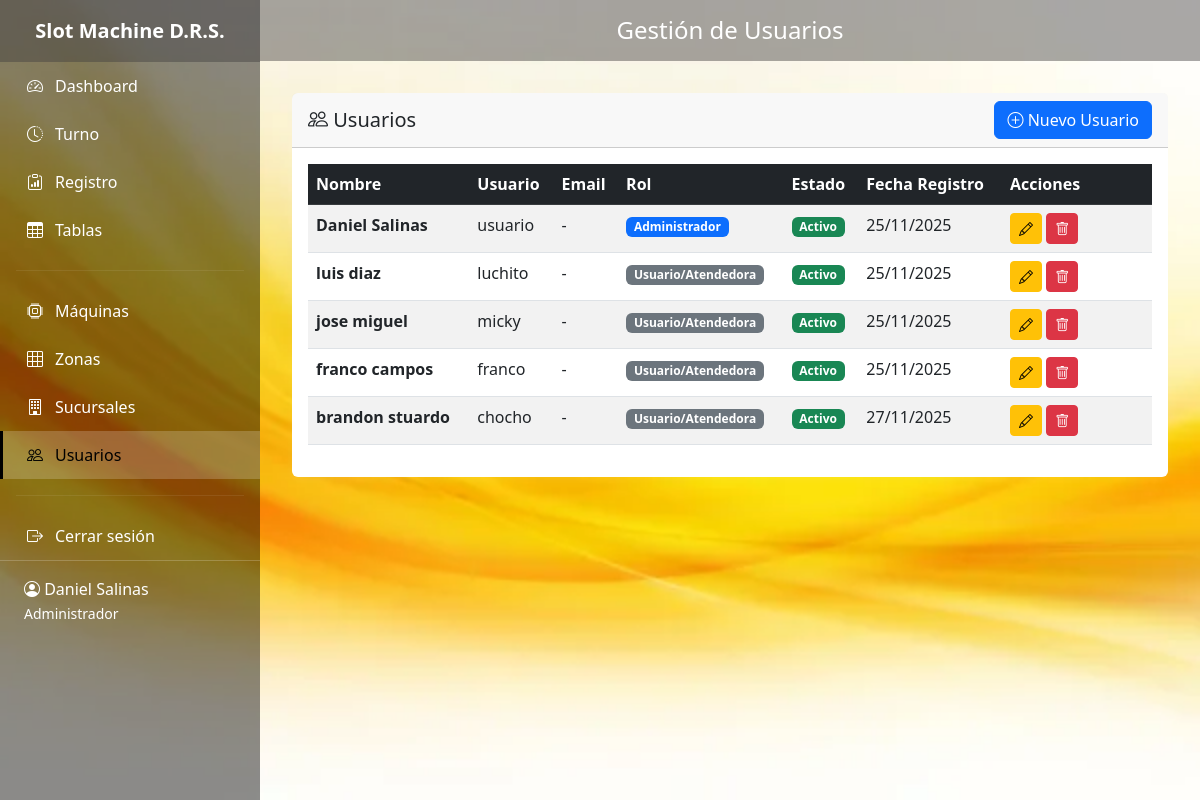
The app's page /usuarios/ (signed in) with its own data.
### control/models.py (models this page shows, shortened)
class Usuario(AbstractUser):
    ROLE_CHOICES = [
        ('admin', 'Administrador'),
        ('usuario', 'Usuario/Atendedora'),
    ]
    role = models.CharField(
        max_length=20,
        choices=ROLE_CHOICES,
        default='usuario',
        verbose_name='Rol'
    )
    nombre = models.CharField(max_length=150, verbose_name='Nombre Completo')
    class Meta:
        verbose_name = 'Usuario'
        verbose_name_plural = 'Usuarios'

### control/views.py (the view)
# urls.py: path('usuarios/', views.usuarios_list, name='usuarios_list'),
@login_required
@user_passes_test(is_admin)
def usuarios_list(request):
    usuarios = Usuario.objects.all()
    return render(request, 'usuarios/list.html', {'usuarios': usuarios})

### control/views.py (called while the page is built)
def is_admin(user):
    return user.is_authenticated and user.role == 'admin'

### templates/usuarios/list.html (shortened to what this page needs)
{% extends 'base.html' %}
{% block page_title %}Gestión de Usuarios{% endblock %}
{% block content %}
<div class="card">
    <div class="card-header">
        <div class="d-flex justify-content-between align-items-center">
            <h5 class="mb-0"><i class="bi bi-people"></i> Usuarios</h5>
            <a href="{% url 'control:usuario_create' %}" class="btn btn-primary">
                <i class="bi bi-plus-circle"></i> Nuevo Usuario
            </a>
        </div>
    </div>
    <div class="card-body">
        <div class="table-responsive">
            <table class="table table-striped table-hover">
                <thead class="table-dark">
                    <tr>
                        <th>Nombre</th>
                        <th>Usuario</th>
                        <th>Email</th>
                        <th>Rol</th>
                        <th>Estado</th>
                        <th>Fecha Registro</th>
                        <th width="150">Acciones</th>
                    </tr>
                </thead>
                <tbody>
                    {% for usuario in usuarios %}
                        <tr>
                            <td><strong>{{ usuario.nombre }}</strong></td>
                            <td>{{ usuario.username }}</td>
                            <td>{{ usuario.email|default:"-" }}</td>
                            <td>
                                {% if usuario.role == 'admin' %}
                                    <span class="badge bg-primary">{{ usuario.get_role_display }}</span>
                                {% else %}
                                    <span class="badge bg-secondary">{{ usuario.get_role_display }}</span>
                                {% endif %}
                            </td>
                            <td>
                                {% if usuario.is_active %}
                                    <span class="badge bg-success">Activo</span>
                                {% else %}
                                    <span class="badge bg-danger">Inactivo</span>
                                {% endif %}
                            </td>
                            <td>{{ usuario.date_joined|date:"d/m/Y" }}</td>
                            <td>
                                <a href="{% url 'control:usuario_edit' usuario.pk %}" class="btn btn-sm btn-warning">
                                    <i class="bi bi-pencil"></i>
                                </a>
                                <a href="{% url 'control:usuario_delete' usuario.pk %}" class="btn btn-sm btn-danger">
                                    <i class="bi bi-trash"></i>
                                </a>
                            </td>
                        </tr>
                    {% empty %}
                        <tr>
                            <td colspan="7" class="text-center text-muted">No hay usuarios registrados</td>
                        </tr>
                    {% endfor %}
                </tbody>
            </table>
        </div>
    </div>
</div>
{% endblock %}

### templates/base.html (shortened to what this page needs)
{% load static %}
<!DOCTYPE html>
<html lang="es">
<head>
    <link href="https://cdn.jsdelivr.net/npm/bootstrap@5.3.0/dist/css/bootstrap.min.css" rel="stylesheet">
    <link rel="stylesheet" href="https://cdn.jsdelivr.net/npm/bootstrap-icons@1.11.0/font/bootstrap-icons.css">
    <link rel="stylesheet" href="{% static 'css/custom.css' %}">
</head>
<body>
{% if user.is_authenticated %}
    <aside class="sidebar">
        <div class="sidebar-brand">
            Slot Machine D.R.S.
        </div>
        <ul class="sidebar-nav nav flex-column">
            {% if user.role == 'admin' %}
            <li class="nav-item">
                <a class="nav-link {% if request.resolver_match.url_name == 'dashboard' %}active{% endif %}"
                   href="{% url 'control:dashboard' %}">
                    <i class="bi bi-speedometer2"></i> Dashboard
                </a>
            </li>
            {% endif %}
            <li class="nav-item">
                <a class="nav-link {% if request.resolver_match.url_name == 'turno' %}active{% endif %}"
                   href="{% url 'control:turno' %}">
                    <i class="bi bi-clock-history"></i> Turno
                </a>
            </li>
            <li class="nav-item">
                <a class="nav-link {% if request.resolver_match.url_name == 'registro' %}active{% endif %}"
                   href="{% url 'control:registro' %}">
                    <i class="bi bi-clipboard-data"></i> Registro
                </a>
            </li>
            <li class="nav-item">
                <a class="nav-link {% if request.resolver_match.url_name == 'tablas' %}active{% endif %}"
                   href="{% url 'control:tablas' %}">
                    <i class="bi bi-table"></i> Tablas
                </a>
            </li>
            {% if user.role == 'admin' %}
                <hr class="mx-3" style="border-color: rgba(255,255,255,0.3);">
                <li class="nav-item">
                    <a class="nav-link {% if 'maquinas' in request.path %}active{% endif %}"
                       href="{% url 'control:maquinas_list' %}">
                        <i class="bi bi-cpu"></i> Máquinas
                    </a>
                </li>
                <li class="nav-item">
                    <a class="nav-link {% if 'zonas' in request.path %}active{% endif %}"
                       href="{% url 'control:zonas_list' %}">
                        <i class="bi bi-grid-3x3"></i> Zonas
                    </a>
                </li>
                <li class="nav-item">
                    <a class="nav-link {% if 'sucursales' in request.path %}active{% endif %}"
                       href="{% url 'control:sucursales_list' %}">
                        <i class="bi bi-building"></i> Sucursales
                    </a>
                </li>
                <li class="nav-item">
                    <a class="nav-link {% if 'usuarios' in request.path %}active{% endif %}"
                       href="{% url 'control:usuarios_list' %}">
                        <i class="bi bi-people"></i> Usuarios
                    </a>
                </li>
            {% endif %}
            <hr class="mx-3" style="border-color: rgba(255,255,255,0.3);">
            <li class="nav-item">
                <a class="nav-link" href="{% url 'control:logout' %}">
                    <i class="bi bi-box-arrow-right"></i> Cerrar sesión
                </a>
            </li>
        </ul>
        <div class="sidebar-user">
            <i class="bi bi-person-circle"></i> {{ user.nombre }} <br>
            <small>{{ user.get_role_display }}</small>
        </div>
    </aside>
    <main class="main-content">
        <div class="top-bar">
            <h4 class="mb-0">{% block page_title %}Sistema de Control{% endblock %}</h4>
        </div>
        <div class="content-area">
            {% block content %}{% endblock %}
        </div>
    </main>
{% else %}
    {% block login_content %}{% endblock %}
{% endif %}
</body>
</html>

### static/img/custom.css (style rules this page uses)
.sidebar { position: relative; height: 100vh; background-image: url("../img/sidebar_bg.jpg"); background-size: cover; background-position: center; background-repeat: no-repeat; background-attachment: fixed; }
.sidebar::before { content: ""; position: absolute; top: 0; left: 0; width: 100%; height: 100%; background: rgba(0, 0, 0, 0.55); z-index: 0; }
.sidebar * { position: relative; z-index: 1; }

### records on screen
Usuario: nombre "Daniel Salinas", role "Administrador", username "usuario", email "-", is_active "Activo", date_joined "25/11/2025"
Usuario: nombre "luis diaz", username "luchito", email "-", role "Usuario/Atendedora", is_active "Activo", date_joined "25/11/2025"
Usuario: nombre "jose miguel", username "micky", email "-", role "Usuario/Atendedora", is_active "Activo", date_joined "25/11/2025"
Usuario: nombre "franco campos", username "franco", email "-", role "Usuario/Atendedora", is_active "Activo", date_joined "25/11/2025"
Usuario: nombre "brandon stuardo", username "chocho", email "-", role "Usuario/Atendedora", is_active "Activo", date_joined "27/11/2025"
